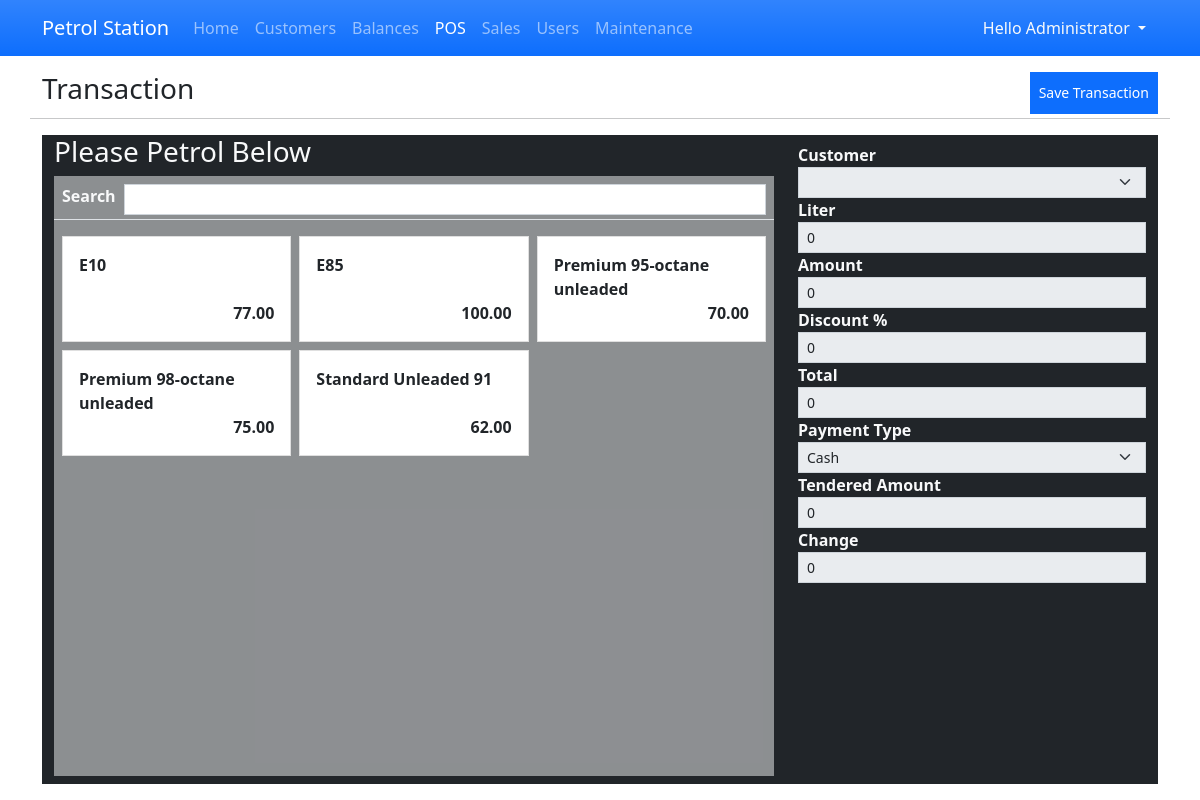
Screenshot of /?page=sales (signed in) with the database file from the repository.
### tables this page shows
CREATE TABLE `petrol_type_list` (
            `petrol_type_id` INTEGER NOT NULL PRIMARY KEY AUTOINCREMENT,
            `name` TEXT NOT NULL,
            `price` REAL NOT NULL,
            `status` INTEGER NOT NULL DEFAULT 1
        );

### sales.php (the view, shortened to what this page needs)
<div class="w-100 h-100 d-flex flex-column">
    <div class="row">
        <div class="col-8">
            <h3>Transaction</h3>
        </div>
        <div class="col-4 d-flex justify-content-end">
            <button class="btn btn-sm btn-primary rounded-0 " id="transaction-save-btn" type="button">Save Transaction</button>
        </div>
        <hr>
    </div>
    <div class="col-12 flex-grow-1">
    <form action="" class="h-100" id="transaction-form">
        <div class="w-100 h-100 mx-0 row row-cols-2 bg-dark">
            <div class="col-8 h-100 pb-2 d-flex flex-column">
                <div>
                    <h3 class="text-light">Please Petrol Below</h3>
                </div>
                <div class="flex-grow-1 d-flex flex-column bg-light bg-opacity-50">
                    <div class="form-group py-2 d-flex border-bottom col-auto pb-1">
                        <label for="search" class="col-auto px-2 fw-bolder text-light">Search</label>
                        <div class="flex-grow-1 col-auto pe-2">
                            <input type="search" autocomplete="off" class="form-control form-control-sm rounded-0" id="search">
                        </div>
                    </div>
                    <div class="col-auto flex-grow-1 overflow-auto">
                            <div class="row row-cols-sm-1 row-cols-md-2 row-cols-xl-3 gx-2 gy-2 my-2 mx-1">
                                <?php
                                $petrol = $conn->query("SELECT * FROM `petrol_type_list` where `status` = 1 order by `name` asc");
                                while($row=$petrol->fetchArray()):
                                ?>
                                <div class="col">
                                    <a class="card h-100 rounded-0 petrol-item text-dark text-decoration-none" href="javascript:void(0)" data-id="<?php echo $row['petrol_type_id'] ?>" data-price="<?php echo $row['price'] ?>">
                                        <div class="card-body rounded-0 d-flex flex-column position-relative">
                                            <div class="fw-bold petrol-item-name col-auto flex-grow-1">
                                                <?php echo $row['name'] ?>
                                            </div>
                                            <div class="text-end fw-bold petrol-item-price col-auto ">
                                                <?php echo number_format($row['price'],2) ?>
                                            </div>
                                        </div>
                                    </a>
                                </div>
                                <?php endwhile; ?>
                            </div>
                    </div>
                </div>
            </div>
            <div class="col-4 h-100 py-2">
                <div class="h-100 d-flex">
                    <div class="w-100">
                        <div class="form-group">
                            <label for="customer_id" class="control-label fw-bold text-light">Customer</label>
                            <select name="customer_id" id="customer_id" class="form-select form-select-sm rounded-0" required>
                                <option value="" disabled selected></option>
                                <?php
                                $customer = $conn->query("SELECT * FROM `customer_list` where `status` = 1 order by `fullname`");
                                while($row = $customer->fetchArray()):
                                ?>
                                <option value="<?php echo $row['customer_id'] ?>" ><?php echo "{$row['customer_code']} - {$row['fullname']}" ?></option>
                                <?php endwhile; ?>
                            </select>
                        </div>
                        <div class="form-group">
                            <label for="liter" class="control-label fw-bold text-light">Liter</label>
                            <input type="number" value="0" step="any" name="liter" id="liter" class="form-control form-control-sm rounded-0" required>
                        </div>
                        <div class="form-group">
                            <label for="amount" class="control-label fw-bold text-light">Amount</label>
                            <input type="number" value="0" step="any" name="amount" id="amount" class="form-control form-control-sm rounded-0 " required>
                        </div>
                        <div class="form-group">
                            <label for="discount" class="control-label fw-bold text-light">Discount %</label>
                            <input type="number" min="0" max="100" step="any" name="discount" id="discount" class="form-control form-control-sm rounded-0 " value="0" required>
                        </div>
                        <div class="form-group">
                            <label for="total" class="control-label fw-bold text-light">Total</label>
                            <input type="number" value="0"  step="any" name="total" id="total" class="form-control form-control-sm rounded-0 " readonly>
                        </div>
                        <div class="form-group">
                            <label for="type" class="control-label fw-bold text-light">Payment Type</label>
                            <select name="type" id="type" class="form-select form-select-sm rounded-0" required>
                                <option value="1" selected>Cash</option>
                            </select>
                        </div>
                        <div class="form-group">
                            <label for="tendered_amount" class="control-label fw-bold text-light">Tendered Amount</label>
                            <input type="number" step="any" name="tendered_amount" id="tendered_amount" class="form-control form-control-sm rounded-0 " value="0">
                        </div>
                        <div class="form-group">
                            <label for="change" class="control-label fw-bold text-light">Change</label>
                            <input type="number" step="any" name="change" id="change" class="form-control form-control-sm rounded-0 "  value="0" readonly>
                        </div>
                    </div>
                </div>
            </div>
        </div>
    </form>
    </div>
</div>

### index.php (style rules this page uses)
:root { --bs-success-rgb:71, 222, 152 !important; }
html,body { height:100%; width:100%; }

### sales.php (style rules this page uses)
.petrol-item { transition: transform 10s easein; }

### rows the page displays
petrol_type_list: name "E10", price "77.00"
petrol_type_list: name "E85", price "100.00"
petrol_type_list: name "Premium 95-octane unleaded", price "70.00"
petrol_type_list: name "Premium 98-octane unleaded", price "75.00"
petrol_type_list: name "Standard Unleaded 91", price "62.00"

### other values shown
$_SESSION['fullname'] "Administrator"
